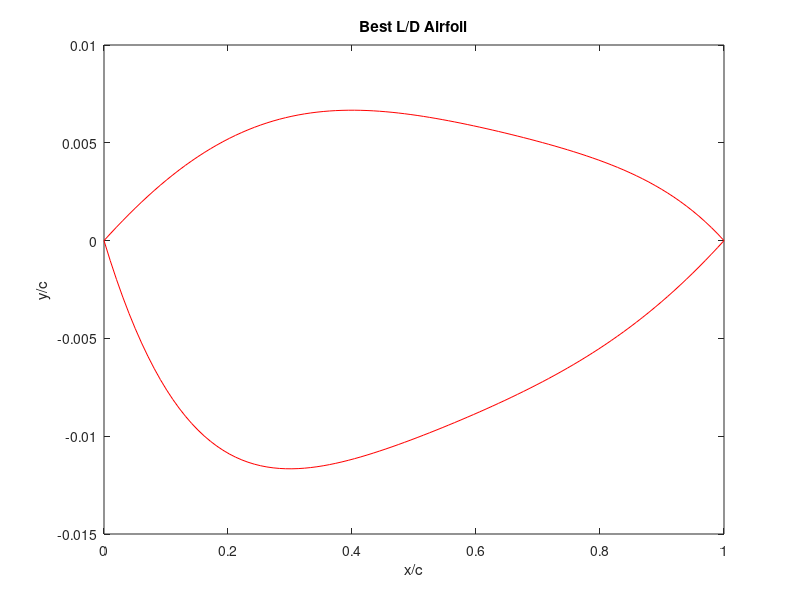
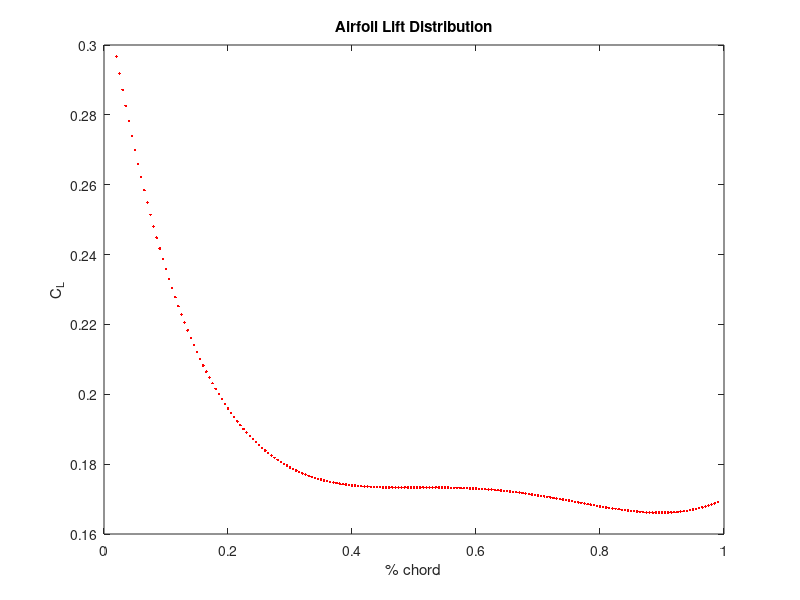

Reproduce these figures in MATLAB, in order.
% =============================================================================
% AIRFOIL GEOMETRY + AERODYNAMIC ANALYSIS  (LABELED VERSION)
% =============================================================================
% Purpose:
%   1) Fit polynomial airfoil surfaces from LE radius, crest location, and TE slopes.
%   2) Compute section pressures, lift, and drag (subsonic thin-airfoil +
%      Prandtl-Glauert, or supersonic shock-expansion).
%   3) Sweep crest geometry to maximize L/D.
%   4) Check turbulent separation with Stratford's criterion (s_A vs s_B).
%
% Notes:
%   - Subsonic branch: M < 1.  Supersonic branch: M >= 1.
% =============================================================================

clc
clear
close all

%% ======================== 1. MISSION / FLOW INPUTS ========================
C_L=.1095;                      % 3-D lift coefficient target
sweep=.9599;        % wing sweep [deg then rad]; last value used
e=.7567;                      % Oswald efficiency
AR=1.7;                   % aspect ratio
C_d_0=.012;                        % profile / parasite Cd
Cd_p_fus=.002;                      % fuselage parasite Cd
i_max=200;                          % chordwise stations for force integration (make sure this ends in a zero)
xx_max=200;                         % stations for thin-airfoil integrals
y=1.4;                              % gamma (ratio of specific heats)
M=2;                  % Freestream Mach; first value used
a_inf=343;                          % Freestream air speed of sound
mu=1.789E-5;                        % Freestream air dynamic viscosity
rho=.3;              % Freestream air density 
T_inf=300;                          % Freestream air temperature
p_inf=.2*101300;                    % Freestream air pressure
Cp=1005;                            % Specific heat of air
c_root=27.66;                       % Root chord length
R=287.05;                           % Gas constant for air
%% ======================== 2. AIRFOIL GEOMETRY CONTROLS ========================
%note: the inputs below represent dimensions relative to the chord length (x/c)
r_le = 0.04;                        % Wing leading-edge radius / chord
theta_le_u = 2*pi/180;3*pi/180;     % Upper surface leading edge angle
theta_te_u = -2*pi/180;-2*pi/180;   % Upper surface trailing edge angle
theta_le_l = -6*pi/180;-3*pi/180;   % Lower surface leading edge angle
theta_te_l = 2*pi/180;2*pi/180;     % Lower surface trailing edge angle

x_crest_u_min=0.25;                 %Lower bound best L/D max airfoil thickness x location (upper surface)
x_crest_u_max=0.4;                  %Upper bound best L/D max airfoil thickness x location (upper surface)
y_crest_u_min=0.005;                %Lower bound best L/D max airfoil thickness y location (upper surface) 
y_crest_u_max=.01;                  %Upper bound best L/D max airfoil thickness y location (upper surface)
x_crest_l_min=0.25;                 %Lower bound best L/D max airfoil thickness x location (lower surface)
x_crest_l_max=0.4;                  %Upper bound best L/D max airfoil thickness x location (lower surface)
y_crest_l_min=-0.005;               %Lower bound best L/D max airfoil thickness y location (lower surface)
y_crest_l_max=-.015;                 %Upper bound best L/D max airfoil thickness y location (lower surface)

%% ============================= For loop iteration parameters ======================== %%
N=20;                               % upper and lower surface iteration number for Prandtl-Meyer / shock relations
xxxx_max=15;                        % upper section iteration number for Prandtl-Meyer / shock relations
xxxxx_max=20;                       % lower section iteration number for Prandtl-Meyer / shock relations
xxxxxxx_max=15;                     % lower section iteration number for Prandtl-Meyer / shock relations
pp_max=3;                           % iteration number controlling x_crest_l
nn_max=3;                           % iteration number controlling y_crest_l
p_max=3;                            % iteration number controlling x_crest_u
n_max=3;                            % iteration number controlling y_crest_u


v_inf=1;                            % nondimensional freestream speed
dx=1/i_max;

%% ======================== 3. CREST-GEOMETRY SEARCH LOOPS ========================
% Nested brute-force sweep of lower/upper crest (x,y) to maximize L/D.
% Loop order:  pp = x_crest_l , nn = y_crest_l , p = x_crest_u , n = y_crest_u
for pp=2:pp_max+2
x_crest_l=(x_crest_l_max-x_crest_l_min)*(pp-2)/pp_max+x_crest_l_min;    
% x_crest_l = .4;
for nn=2:nn_max+2
y_crest_u = .2;
y_crest_l=(y_crest_l_max-y_crest_l_min)*(nn-2)/nn_max+y_crest_l_min;
% y_crest_l=-.01;
for p=2:p_max+2
x_crest_u=(x_crest_u_max-x_crest_u_min)*(p-2)/p_max+x_crest_u_min;
% x_crest_u=.4;
for n=2:n_max+2
y_crest_u=(y_crest_u_max-y_crest_u_min)*(n-2)/n_max+y_crest_u_min;
% y_crest_u=.1;


%% ======================== 4. FIT POLYNOMIAL AIRFOIL SURFACES ========================
% Subsonic (M<1):  y = a1*x^(1/2) + a2*x + a3*x^2 + a4*x^3 + a5*x^4
%   a1 = +/-sqrt(2*r_le) enforces leading-edge radius.
%   Remaining coeffs match crest height, crest slope=0, TE height=0, TE slope.
% Supersonic (M>=1):  ordinary polynomial y = a1*x + ... + a5*x^5
%   (no square-root LE term; LE and TE slopes imposed directly).
if M<1

a1_u = sqrt(2*r_le);                % upper-surface LE radius term

% Matrix for unknowns [a2_u a3_u a4_u a5_u a6_u]'
M_u = [x_crest_u^(1), x_crest_u^(2), x_crest_u^(3), x_crest_u^(4);

    1, (2)*x_crest_u^(1), (3)*x_crest_u^(2), (4)*x_crest_u^(3);

    1, 1, 1, 1;
    
    1, 2, 3, 4];

MM_u = [y_crest_u - a1_u*sqrt(x_crest_u); -(1/2)*a1_u*x_crest_u^(-1/2); -a1_u; tan(theta_te_u) - (1/2)*a1_u];

% Solve
A_u = M_u \ MM_u;

a2_u = A_u(1);
a3_u = A_u(2);
a4_u = A_u(3);
a5_u = A_u(4);

% LOWER SURFACE

a1_l = -sqrt(2*r_le);

% Matrix for unknowns [a2_l a3_l a4_l a5_l]'
M_l = [x_crest_l^(1), x_crest_l^(2), x_crest_l^(3), x_crest_l^(4);

1, (2)*x_crest_l^(1), (3)*x_crest_l^(2), (4)*x_crest_l^(3);

1, 1, 1, 1;
    
1, 2, 3, 4];

MM_l = [y_crest_l - a1_l*sqrt(x_crest_l); -(1/2)*a1_l*x_crest_l^(-1/2); -a1_l; tan(theta_te_l) - (1/2)*a1_l];

% Solve
A_l = M_l \ MM_l;

a2_l = A_l(1);
a3_l = A_l(2);
a4_l = A_l(3);
a5_l = A_l(4);

else

% Matrix for unknowns [a2_u a3_u a4_u a5_u a6_u]'
M_u = [x_crest_u^(1), x_crest_u^(2), x_crest_u^(3), x_crest_u^(4), x_crest_u^(5);

1, (2)*x_crest_u^(1), (3)*x_crest_u^(2),(4)*x_crest_u^(3), (5)*x_crest_u^(4);

    1, 1, 1, 1, 1;
    
    1, 2, 3, 4, 5;
    
    1,0,0,0,0];

MM_u = [y_crest_u; 0; 0; tan(theta_te_u); tan(theta_le_u)];

% Solve
A_u = M_u \ MM_u;

a1_u = A_u(1);
a2_u = A_u(2);
a3_u = A_u(3);
a4_u = A_u(4);
a5_u = A_u(5);
% LOWER SURFACE

% Matrix for unknowns [a2_l a3_l a4_l a5_l]'
M_l = [ x_crest_l^(1), x_crest_l^(2), x_crest_l^(3), x_crest_l^(4), x_crest_l^(5);

    1, (2)*x_crest_l^(1), (3)*x_crest_l^(2), (4)*x_crest_l^(3), (5)*x_crest_l^(4);

    1, 1, 1, 1, 1;
    
    1, 2, 3, 4, 5;
    
    1, 0, 0, 0, 0];

MM_l = [ y_crest_l; 0; 0; tan(theta_te_l); tan(theta_le_l)];

% Solve
A_l = M_l \ MM_l;

a1_l = A_l(1);
a2_l = A_l(2);
a3_l = A_l(3);
a4_l = A_l(4);
a5_l = A_l(5);

end
    
%% ======================== 5. CHORDWISE INTEGRATION SETUP ========================
D_u=0;                              % running upper-surface "drag" integral (axial)
D_l=0;
L_u=0;                              % running upper-surface "lift" integral (normal)
L_l=0;
r(1)=0;
dx_i=1/i_max;
ppp=0;
v_n(1)=0;
p_u(1)=p_inf*(1+((y-1)/2)*M^2)^(y/(y-1));
p_u_B(1)=p_inf*(1+((y-1)/2)*M^2)^(y/(y-1));
% p_u_B(1)=p_inf;
Cpp(1)=1;
for i=2:(i_max-.01*i_max)
x_i(i)=1/i_max*(i-1)+.01;
% aoa=(aoa_high-aoa_low)/i_max*(i-2)+aoa_low;

%% ----- 5a. SUBSONIC BRANCH: thin-airfoil theory + Cp -----
if M<1
dx_xx=1/xx_max;
sum_u(1)=0;
sum_l(1)=0;
theta(1)=0;
sum2=0;
sum3=0;
sum4=0;
u(1)=0;
l(1)=0;
sum5(1)=0;
x(1)=0;
for xx=2:xx_max
x(xx)=1/xx_max*(xx-1);
u(xx)=a1_u*x(xx)^(1/2)+a2_u*x(xx)^(1)+a3_u*x(xx)^(2)+a4_u*x(xx)^(3)+a5_u*x(xx)^(4);
s_u(xx)=0.5*a1_u*x(xx).^(-1/2) + 1*a2_u*x(xx).^(0) + 2*a3_u*x(xx).^(1) + 3*a4_u*x(xx).^(2) + 4*a5_u*x(xx).^(3);
l(xx)=a1_l*x(xx).^(1/2)+a2_l*x(xx).^(1)+a3_l*x(xx).^(2)+a4_l*x(xx).^(3)+a5_l*x(xx).^(4);
s_l(xx)=0.5*a1_l*x(xx).^(-1/2)+1*a2_l*x(xx)^(0)+2*a3_l*x(xx)^(1)+3*a4_l*x(xx)^(2)+4*a5_l*x(xx)^(3);
s_camber(xx)=((u(xx)+l(xx))/2-(u(xx-1)+l(xx-1))/2)/dx_xx;
s_camber(xx) = 0.5*(s_u(xx) + s_l(xx));

theta(xx)=acos(1-2*x(xx));
d_theta=(theta(xx)-theta(xx-1));

dy2=s_camber(xx)*d_theta;
sum2=dy2+sum2;
dy3=s_camber(xx)*cos(theta(xx))*d_theta;
sum3=dy3+sum3;
dy4=s_camber(xx)*cos(2*theta(xx))*d_theta;
sum4=dy4+sum4;

% Thin-airfoil Fourier coefficients from camber-line slope
A1=2/pi*sum3;
A2=2/pi*sum4;
aoa_L0=1/pi*sum2-A1/2;              % zero-lift angle
L_s_2d = 4/(1-M^2)^0.5;             % 2-D lift slope with Prandtl-Glauert
L_s_3d=L_s_2d/(1+L_s_2d/(pi*AR*e)); % 3-D lift slope
aoa=C_L/L_s_3d+aoa_L0;              % geometric AoA needed for target CL
A0=aoa-1/pi*sum2;
A0=C_L/L_s_3d-A1/2;                 % A0 overwritten to match target CL

if xx<xx_max
x_q(xx)=x(xx);
s_u_q(xx)=0.5*a1_u*x_q(xx).^(-1/2) + 1*a2_u*x_q(xx).^(0) + 2*a3_u*x_q(xx).^(1) + 3*a4_u*x_q(xx).^(2) + 4*a5_u*x_q(xx).^(3);
s_l_q(xx)=0.5*a1_l*x_q(xx).^(-1/2)+1*a2_l*x_q(xx)^(0)+2*a3_l*x_q(xx)^(1)+3*a4_l*x_q(xx)^(2)+4*a5_l*x_q(xx)^(3);
s_camber_q(xx) = 0.5*(s_u_q(xx) + s_l_q(xx));

s_t_u(xx)=(s_u_q(xx)-s_camber_q(xx));
q_u(xx)=v_inf*s_t_u(xx);

if x_i(i)==x_q(xx)
dsum5(xx)=0;
else
dsum5(xx)=(q_u(xx)/(x_i(i)-x_q(xx)))*dx_xx;
end

sum5(xx)=dsum5(xx)+sum5(xx-1);
end

end

uu(i)=a1_u*x_i(i)^(1/2)+a2_u*x_i(i)^(1)+a3_u*x_i(i)^(2)+a4_u*x_i(i)^(3)+a5_u*x_i(i)^(4);
ll(i)=a1_l*x_i(i).^(1/2)+a2_l*x_i(i).^(1)+a3_l*x_i(i).^(2)+a4_l*x_i(i).^(3)+a5_l*x_i(i).^(4);
s_u(i)=0.5*a1_u*x_i(i).^(-1/2) + 1*a2_u*x_i(i).^(0) + 2*a3_u*x_i(i).^(1) + 3*a4_u*x_i(i).^(2) + 4*a5_u*x_i(i).^(3);
s_l(i)=0.5*a1_l*x_i(i).^(-1/2)+1*a2_l*x_i(i)^(0)+2*a3_l*x_i(i)^(1)+3*a4_l*x_i(i)^(2)+4*a5_l*x_i(i)^(3);
s_camber_i(i) = 0.5*(s_u(i) + s_l(i));

theta_B(i)=acos(1-2*x_i(i));
% Vortex-sheet strength (thin-airfoil theory)
gamma = 2*v_inf*( A0*(1+cos(theta_B(i)))/sin(theta_B(i)) + A1*sin(theta_B(i)) + A2*sin(2*theta_B(i)) );
v_u(i)=v_inf+gamma/2;               % upper-surface edge speed

gamma_air = y;                      % 1.4
V_ratio_u = v_u(i) / v_inf;
T_ratio_u = 1 + 0.5*(gamma_air-1)*M^2*(1 - V_ratio_u^2);

% Vacuum / max-speed limiter (T cannot go negative)
if T_ratio_u < 1e-8
    T_ratio_u = 1e-8;
end

p_ratio_u = T_ratio_u^(gamma_air/(gamma_air-1));
Cp_u(i) = (2/(gamma_air*M^2)) * (p_ratio_u - 1);
Re_x=rho*M*a_inf*x_i(i)*c_root/mu;
slope(i)=s_u(i)-aoa;
Cp_u_min_0=1-(1+aoa/(2*r_le)^.5)^2;
Cp_u_min_0=1-(4*aoa^2/(r_le+aoa^2));
Cp_u_min=Cp_u_min_0/(1-M^2)^.5;

T_0 = T_inf*(1+(y-1)/2*M^2);
V_max_B = sqrt(2*Cp*T_0);
Cp_u_min_limit = 1-(V_max_B/(M*a_inf))^2;

aff=4*r_le;

if Cp_u_min>Cp_u(i) && Cp_u_min<0 && x_i(i)<.04
Cp_u(i)=Cp_u_min;
end

Cd_u_B=1;.03667;
theta_C=atan(s_u(i))-aoa;
Cp_u_3(i)=2*(sin(theta_C))*abs(sin(theta_C));
Cp_u_3(i)=2*(sin(theta_C))/(1-M^2)^.5;
p0 = p_inf*(1+(y-1)/2*M^2)^(y/(y-1));
Cp_u_3(i)=(p0-p_inf)*sin(theta_C)/(.5*y*p_inf*M^2);
p_u_C(i)=(Cp_u_3(i)+p_inf/(.5*rho*(M*a_inf)^2))*(.5*rho*(M*a_inf)^2);

dD_u(i)=(Cp_u(i))*s_u(i)*dx;
dL_u(i)=-(Cp_u(i))*dx;
D_u=dD_u(i)+D_u;
L_u=dL_u(i)+L_u;
r(i)=(L_u)/(D_u);

v_l(i)=v_inf-gamma/2;

theta_D=atan(-s_l(i))+aoa;
p0 = p_inf*(1+(y-1)/2*M^2)^(y/(y-1));
Cp_l_3(i)=(p0-p_inf)*sin(theta_D)/(.5*y*p_inf*M^2);
p_u_D(i)=(Cp_l_3(i)+p_inf/(.5*rho*(M*a_inf)^2))*(.5*rho*(M*a_inf)^2);

V_ratio_l = v_l(i) / v_inf;
T_ratio_l = 1 + 0.5*(gamma_air-1)*M^2*(1 - V_ratio_l^2);
if T_ratio_l < 1e-8
    T_ratio_l = 1e-8;
end
p_ratio_l = T_ratio_l^(gamma_air/(gamma_air-1));
Cp_l(i) = (2/(gamma_air*M^2)) * (p_ratio_l - 1);
dD_l(i)=-Cp_l(i)*s_l(i)*dx;
dL_l(i)=Cp_l(i)*dx;
D_l=dD_l(i)+D_l;
L_l=dL_l(i)+L_l;
r_l(i)=(L_l)/(D_l);

D_u_true(i)=(L_u)*sin(aoa)+(D_u)*cos(aoa);
L_u_true(i)=(L_u)*cos(aoa)-(D_u)*sin(aoa);
r_u_true(i)=L_u_true(i)/D_u_true(i);
D_l_true(i)=(L_l)*sin(aoa)+(D_l)*cos(aoa);
L_l_true(i)=(L_l)*cos(aoa)-(D_l)*sin(aoa);
C_l(i)=(L_u_true(i)+L_l_true(i));
Cd_i=C_L^2/(pi*AR*e);
Cd_p=C_d_0;
r_i(i)=(L_u_true(i)+L_l_true(i))/(D_u_true(i)+D_l_true(i)+Cd_i+Cd_p+Cd_p_fus);

p_u(i)=(Cp_u(i)+p_inf/(.5*y*p_inf*(M)^2))*(.5*y*p_inf*(M)^2);
p_min(i)=(Cp_u(i)+Cp_u_3(i)+p_inf/(.5*rho*(M*a_inf)^2))*(.5*rho*(M*a_inf)^2);  
p_u_ii(i)=p_u(i)+(p_u_C(i)-p_inf);
p_u_iii(i)=p_u(i);
% p_min_min(i)=min(p_u_ii(2:end));
p_min_min(i)=min(p_u(2:end));
Cp_min(i)=min(Cp_u+Cp_u_3);

% --- Local Mach number ---
M_local = sqrt((2/(y-1)) * ((1 + ((y-1)/2)*M^2) * ((y*M^2/2)*Cp_u(i) + 1)^(-(y-1)/y) - 1 ) );
% --- Local temperature from isentropic relation ---
T_local = T_inf *(1 + ((y-1)/2)*M^2) / (1 + ((y-1)/2)*M_local^2);
% --- Local speed of sound ---
a_local = sqrt(y*R*T_local);
% --- Local velocity ---
V_local(i) = M_local*a_local;
% --- freestream speed of sound ---
a = sqrt(y*R*T_inf);
% --- Freestream velocity ---
V_inf = M*a;

if p_u_iii(i)==p_min_min(i)
iii=i;
sum6(iii-1)=0;
end

if i<=iii
dsum6(i)=(V_local(i)/V_local(iii))^3*c_root*dx;
sum6(i)=dsum6(i)+sum6(i-1);
else
x_p(i)=sum6(iii)+(x_i(i)-x_i(iii))*c_root;
Re_p=V_local(iii)*x_p(i)/mu;
Cpp(i)=1-(V_local(i)/V_local(iii))^2;
dCpp(i)=Cpp(i)-Cpp(i-1);
if dCpp(i)<0
   dCpp(i)=0;
end
s_A(i)=Cpp(i)*(x_p(i)*dCpp(i)/(c_root*dx))^.5;
s_B(i)=.39*(Re_p/10^6)^.1;
end

else
    
    
%% ----- 5b. SUPERSONIC BRANCH: shock-expansion marching -----
L_s_2d=4/(M^2-1)^.5;                % Ackeret 2-D lift slope
L_s_3d=L_s_2d/(1+L_s_2d/(pi*AR*e));
aoa=C_L/L_s_3d;
   
uu(i)=a1_u*x_i(i)^(1)+a2_u*x_i(i)^(2)+a3_u*x_i(i)^(3)+a4_u*x_i(i)^(4)+a5_u*x_i(i)^(5);
ll(i)=a1_l*x_i(i).^(1)+a2_l*x_i(i).^(2)+a3_l*x_i(i).^(3)+a4_l*x_i(i).^(4)+a5_l*x_i(i).^(5);
s_u(i)=a1_u + 2*a2_u*x_i(i).^(1) + 3*a3_u*x_i(i).^(2) + 4*a4_u*x_i(i)^(3) + 5*a5_u*x_i(i).^(4);
s_l(i)=a1_l+2*a2_l*x_i(i)^(1)+3*a3_l*x_i(i)^(2)+4*a4_l*x_i(i)^(3)+5*a5_l*x_i(i)^(4);

Bi=45;
M1=M;
beta_low=0;
beta_high=pi/2;                     % shock-angle search bounds

ct=dx_i;
if i==2

if theta_le_u-aoa>0

beta_sh_u=(beta_low+beta_high)/2;
for xxxx=2:xxxx_max

% Oblique-shock theta-beta-M relation (upper LE)
wing_angle_u=atan(2*cot(beta_sh_u)*(M^2*(sin(beta_sh_u))^2-1)/(M^2*(y+cos(2*beta_sh_u))+2));

if wing_angle_u<(theta_le_u-aoa)
    beta_sh_u=beta_sh_u+(beta_high-beta_low)/2^xxxx;
else
    beta_sh_u=beta_sh_u-(beta_high-beta_low)/2^xxxx;
end

end

Mn1u = M*sin(beta_sh_u);
Mn2u = sqrt((1+((y-1)/2)*Mn1u^2) / (y*Mn1u^2-(y-1)/2));
M2u = Mn2u/sin(beta_sh_u-(theta_le_u-aoa));
M2u = Mn2u/cos(pi/2-beta_sh_u-aoa+theta_le_u);
vM2=((atan((((M2u^2)-1)*((y-1)/(y+1)))^0.5)*(((y+1)/(y-1))^0.5))-(atan(((M2u^2)-1)^0.5)));

else
        
theta_A=theta_le_u-aoa; 
vM1=((atan((((M^2)-1)*((y-1)/(y+1)))^0.5)*(((y+1)/(y-1))^0.5))-(atan(((M^2)-1)^0.5)));
vM2(i)=-theta_A+vM1;
M2u=2*M/2; % M3 initial condition set to a very high value
M2f=2*M; % fixed M3 initial condition reduced in the for loop

for iiiiii = 2:N
    
    vM2i(i)=((atan((((M2u^2)-1)*((y-1)/(y+1)))^0.5)*(((y+1)/(y-1))^0.5))-(atan(((M2u^2)-1)^0.5)));
    
    if vM2i(i)>vM2(i)
        M2u=M2u-(M2f/(2^iiiiii));
    else
        M2u=M2u+(M2f/(2^iiiiii));
    end
   
end

M2u=M2u;

vM2=((atan((((M2u^2)-1)*((y-1)/(y+1)))^0.5)*(((y+1)/(y-1))^0.5))-(atan(((M2u^2)-1)^0.5)));

end
    
T01= T_inf*(1+(y-1)/2*M^2);
p01dp1u=(((y-1)/2)*(M^2)+1)^(y/(y-1));
p02dp2u=(((y-1)/2)*(M2u^2)+1)^(y/(y-1));

if theta_te_u-aoa>0
Mn1u = M*sin(beta_sh_u);
p02dp01 = (((y+1)*Mn1u^2)/((y-1)*Mn1u^2+2))^(y/(y-1))*((y+1)/(2*y*Mn1u^2-(y-1)))^(1/(y-1));
else
p02dp01=1;
end

p02 = p02dp01*p01dp1u;
p2u(i)=p02dp01/p02dp2u*p01dp1u;

Cpu1=(p2u(i)-1)/(.5*y*(M1^2));
Cnu1=-Cpu1*ct;
Cau1=Cpu1*s_u(2)*ct;

else

M3(2)=M2u;

% top right surface
theta_1=atan(s_u(i-1));
theta_2=atan(s_u(i));
theta_u(i)=theta_2-theta_1;

if theta_u(i)>0   
beta_sh_u_3=(beta_low+beta_high)/2;
for xxxx=2:xxxx_max

% --- Oblique-shock theta-beta-M relation ---
wing_angle_3_u=atan(2*cot(beta_sh_u_3)*(M^2*(sin(beta_sh_u_3))^2-1)/(M^2*(y+cos(2*beta_sh_u_3))+2));

if wing_angle_3_u<theta_u(i)
    beta_sh_u_3=beta_sh_u_3+(beta_high-beta_low)/2^xxxx;
else
    beta_sh_u_3=beta_sh_u_3-(beta_high-beta_low)/2^xxxx;
end

end

Mn2u3 = M3(i-1)*sin(beta_sh_u_3);
Mn3u = sqrt((1+((y-1)/2)*Mn2u3^2) / (y*Mn2u3^2-(y-1)/2));
M3(i) = Mn2u3/cos(pi/2-beta_sh_u_3+theta_u(i));
vM3(i)=((atan((((M3(i)^2)-1)*((y-1)/(y+1)))^0.5)*(((y+1)/(y-1))^0.5))-(atan(((M3(i)^2)-1)^0.5)));
p02dp2u3=(((y-1)/2)*(M3(i-1)^2)+1)^(y/(y-1));
p03dp3u=(((y-1)/2)*(M3(i)^2)+1)^(y/(y-1));
p02dp01 = (((y+1)*Mn2u3^2)/((y-1)*Mn2u3^2+2))^(y/(y-1))*((y+1)/(2*y*Mn2u3^2-(y-1)))^(1/(y-1));
p03(i) = p02dp01*p02dp2u3;
p3u(i)=p03(i)/p03dp3u;
       
else
      
p03(2)=p02;    
vM3(2)=vM2;
vM3(i)=-theta_u(i)+vM3(i-1);
M3i=2*M1/2; % M3 initial condition set to a very high value
M3f=2*M1; % fixed M3 initial condition reduced in the for loop

for iiiiii = 2:N
    
    vM3i(i)=((atan((((M3i^2)-1)*((y-1)/(y+1)))^0.5)*(((y+1)/(y-1))^0.5))-...
        (atan(((M3i^2)-1)^0.5)));
    
    if vM3i(i)>vM3(i)
        M3i=M3i-(M3f/(2^iiiiii));
    else
        M3i=M3i+(M3f/(2^iiiiii));
    end
   
end

M3(i)=M3i;

p01dp1u=(((y-1)/2)*(M1^2)+1)^(y/(y-1));
p03dp3u=(((y-1)/2)*(M3(i)^2)+1)^(y/(y-1));
p03(i)=p03(i-1);
p3u(i)=p03(i)/p03dp3u;

end

Cpu2(i)=(p3u(i)-1)/(.5*y*(M1^2));
Cnu2(i)=-Cpu2(i)*ct;
Cau2(i)=Cpu2(i)*s_u(i)*ct;

end

ct=dx_i;

if i==2

if -theta_le_l+aoa>0    
beta_sh_l=(beta_low+beta_high)/2;
for xxxxx=2:xxxxx_max

% --- Oblique-shock theta-beta-M relation ---
wing_angle_l=atan(2*cot(beta_sh_l)*(M^2*(sin(beta_sh_l))^2-1)/(M^2*(y+cos(2*beta_sh_l))+2));

if wing_angle_l<(-theta_le_l+aoa)
    beta_sh_l=beta_sh_l+(beta_high-beta_low)/2^xxxxx;
else
    beta_sh_l=beta_sh_l-(beta_high-beta_low)/2^xxxxx;
end

end

Mn1l = M*sin(beta_sh_l);
Mn2l = sqrt((1+((y-1)/2)*Mn1l^2) / (y*Mn1l^2-(y-1)/2));
M2l = Mn2l/sin(beta_sh_l-(-theta_le_l+aoa));
M2l = Mn2l/cos(pi/2-beta_sh_l+aoa-theta_le_l);
vM2l=((atan((((M2l^2)-1)*((y-1)/(y+1)))^0.5)*(((y+1)/(y-1))^0.5))-(atan(((M2l^2)-1)^0.5)));

else

theta_Al=-theta_le_l+aoa; 
vM1l=((atan((((M^2)-1)*((y-1)/(y+1)))^0.5)*(((y+1)/(y-1))^0.5))-(atan(((M^2)-1)^0.5)));
vM2l(i)=-theta_Al+vM1l;      
M2l=2*M/2; % M3 initial condition set to a very high value
M2f=2*M; % fixed M3 initial condition reduced in the for loop

for iiiiii = 2:N   
    vM2il(i)=((atan((((M2l^2)-1)*((y-1)/(y+1)))^0.5)*(((y+1)/(y-1))^0.5))-(atan(((M2l^2)-1)^0.5)));  
    if vM2il(i)>vM2l(i)
        M2l=M2l-(M2f/(2^iiiiii));
    else
        M2l=M2l+(M2f/(2^iiiiii));
    end   
end

M2l=M2l;

vM2l=((atan((((M2l^2)-1)*((y-1)/(y+1)))^0.5)*(((y+1)/(y-1))^0.5))-(atan(((M2l^2)-1)^0.5)));
end

T01= T_inf*(1+(y-1)/2*M^2);
p01dp1l=(((y-1)/2)*(M^2)+1)^(y/(y-1));
p02dp2l=(((y-1)/2)*(M2l^2)+1)^(y/(y-1));

if -theta_le_l+aoa>0
Mn1l = M*sin(beta_sh_l);
p02dp01l = (((y+1)*Mn1l^2)/((y-1)*Mn1l^2+2))^(y/(y-1))*((y+1)/(2*y*Mn1l^2-(y-1)))^(1/(y-1));
else
p02dp01l=1;
end

p02l = p02dp01l*p01dp1l;
p2l(i)=p02dp01l/p02dp2l*p01dp1l;

Cpl1=(p2l(i)-1)/(.5*y*(M1^2));
Cnl1=Cpl1*ct;
Cal1=-Cpl1*s_l(2)*ct;

else
      
M3l(2)=M2l;       
theta_1_l(i)=atan(s_l(i-1));
theta_2_l(i)=atan(s_l(i));
theta_l(i)=theta_2_l(i)-theta_1_l(i);   
       
if theta_l(i)<0   
beta_sh_l_3=(beta_low+beta_high)/2;
for xxxxxxx=2:xxxxxxx_max

% --- Oblique-shock theta-beta-M relation ---
wing_angle_3_l=atan(2*cot(beta_sh_l_3)*(M^2*(sin(beta_sh_l_3))^2-1)/(M^2*(y+cos(2*beta_sh_l_3))+2));

if wing_angle_3_l<-theta_l(i)
    beta_sh_l_3=beta_sh_l_3+(beta_high-beta_low)/2^xxxxxxx;
else
    beta_sh_l_3=beta_sh_l_3-(beta_high-beta_low)/2^xxxxxxx;
end

end

Mn2l3 = M3l(i-1)*sin(beta_sh_l_3);
Mn3l = sqrt((1+((y-1)/2)*Mn2l3^2) / (y*Mn2l3^2-(y-1)/2));
M3l(i) = Mn2l3/cos(pi/2-beta_sh_l_3-theta_l(i));
vM3l(i)=((atan((((M3l(i)^2)-1)*((y-1)/(y+1)))^0.5)*(((y+1)/(y-1))^0.5))-(atan(((M3l(i)^2)-1)^0.5)));
Mn3u = sqrt((1+((y-1)/2)*Mn2l3^2) / (y*Mn2l3^2-(y-1)/2));
p02dp2l3=(((y-1)/2)*(M3l(i-1)^2)+1)^(y/(y-1));
p03dp3l=(((y-1)/2)*(M3l(i)^2)+1)^(y/(y-1));
p02dp01l = (((y+1)*Mn2l3^2)/((y-1)*Mn2l3^2+2))^(y/(y-1))*((y+1)/(2*y*Mn2l3^2-(y-1)))^(1/(y-1));
p03l(i) = p02dp01l*p02dp2l3;
p3l(i)=p03l(i)/p03dp3l;
   
else    
    
vM3l(2)=vM2l;
vM3l(i)=theta_l(i)+vM3l(i-1);
M3i=10*M1/2; % M3 initial condition set to a very high value
M3f=10*M1; % fixed M3 initial condition reduced in the for loop


for iiiiii = 2:N
    
    vM3il(i)=((atan((((M3i^2)-1)*((y-1)/(y+1)))^0.5)*(((y+1)/(y-1))^0.5))-...
        (atan(((M3i^2)-1)^0.5)));
    
    if vM3il(i)>vM3l(i)
        M3i=M3i-(M3f/(2^iiiiii));
    else
        M3i=M3i+(M3f/(2^iiiiii));
    end
    
end

M3l(i)=M3i;
p03dp3l=(((y-1)/2)*(M3l(i)^2)+1)^(y/(y-1));
p3l(i)=p02l/p03dp3l;

end

Cpl2(i)=(p3l(i)-1)/(.5*y*(M1^2));
Cnl2(i)=Cpl2(i)*ct;
Cal2(i)=-Cpl2(i)*s_l(i)*ct;

Cn_B(1)=Cnu1+Cnl1;
Ca_B(1)=Cau1+Cal1;

Cn_B(i)=Cnu2(i)+Cnl2(i);
Ca_B(i)=Cau2(i)+Cal2(i);

Cl_B(i)=(Cn_B(i)*cos(aoa))-(Ca_B(i)*sin(aoa));
Cd_B(i)=(Cn_B(i)*sin(aoa))+(Ca_B(i)*cos(aoa));

end

% Integrate normal/axial force coefficients over the airfoil and rotate to lift/drag
if i>=i_max-2

Cn=Cnu1+sum(Cnu2)+Cnl1+sum(Cnl2);   % normal-force coefficient
Ca=Cau1+sum(Cau2)+Cal1+sum(Cal2);   % axial-force coefficient

Cl(i)=(Cn*cos(aoa))-(Ca*sin(aoa));
Cd=(Cn*sin(aoa))+(Ca*cos(aoa));

Cd_p=C_d_0;

Cd_i=C_L^2/(pi*AR*e);
Cd_i=0;
Cd_p=C_d_0;
Cd_p_fus=.008;

Cd_t=Cd+Cd_i+Cd_p+Cd_p_fus;

r_i(i)=Cl(i)/Cd_t;

end

end

end

%% ======================== 6. TRACK BEST L/D GEOMETRY ========================
r_j(n)=r_i(i);                      % L/D for this crest combination
r_j_max=max(r_j(2:end));

if r_j(n)==r_j_max
    r_le_j=r_le;
    x_crest_u_j=x_crest_u;
    y_crest_u_j=y_crest_u;
    x_crest_l_j=x_crest_l;
    y_crest_l_j=y_crest_l;
    aoa_j=aoa;
    a1_u_j=a1_u;
    a1_l_j=a1_l;
    a2_u_j=a2_u;
    a2_l_j=a2_l;
    a3_u_j=a3_u;
    a3_l_j=a3_l;
    a4_u_j=a4_u;
    a4_l_j=a4_l;
    a5_u_j=a5_u;
    a5_l_j=a5_l;
    if M<1
    s_A_j=s_A;
    s_B_j=s_B;
    Cl_j=dL_u;
    else
    Cl_j=Cl_B;
    end
end
    

end

r_k(p)=r_j_max;
r_k_max=max(r_k(2:end));

if r_k(p)==r_k_max
    r_le_k=r_le_j;
    x_crest_u_k=x_crest_u_j;
    y_crest_u_k=y_crest_u_j;
    x_crest_l_k=x_crest_l_j;
    y_crest_l_k=y_crest_l_j;
    aoa_k=aoa_j;
    a1_u_k=a1_u_j;
    a1_l_k=a1_l_j;
    a2_u_k=a2_u_j;
    a2_l_k=a2_l_j;
    a3_u_k=a3_u_j;
    a3_l_k=a3_l_j;
    a4_u_k=a4_u_j;
    a4_l_k=a4_l_j;
    a5_u_k=a5_u_j;
    a5_l_k=a5_l_j;
    Cl_k=Cl_j;
    if M<1
    s_A_k=s_A_j;
    s_B_k=s_B_j;
    end
end

end

r_n(nn)=r_k_max;
r_n_max=max(r_n(2:end));

if r_n(nn)==r_n_max
    r_le_n=r_le_k;
    x_crest_u_nn=x_crest_u_k;
    y_crest_u_nn=y_crest_u_k;
    x_crest_l_nn=x_crest_l_k;
    y_crest_l_nn=y_crest_l_k;
    aoa_n=aoa_k;
    a1_u_nn=a1_u_k;
    a1_l_nn=a1_l_k;
    a2_u_nn=a2_u_k;
    a2_l_nn=a2_l_k;
    a3_u_nn=a3_u_k;
    a3_l_nn=a3_l_k;
    a4_u_nn=a4_u_k;
    a4_l_nn=a4_l_k;
    a5_u_nn=a5_u_k;
    a5_l_nn=a5_l_k;
    Cl_nn=Cl_k;
    if M<1
    s_A_nn=s_A_k;
    s_B_nn=s_B_k;
    end
end

end

r_p(pp)=r_n_max;
r_p_max=max(r_p(2:end));

if r_p(pp)==r_p_max
    r_le_p=r_le_n;
    x_crest_u_p=x_crest_u_nn;
    y_crest_u_p=y_crest_u_nn;
    x_crest_l_p=x_crest_l_nn;
    y_crest_l_p=y_crest_l_nn;
    aoa_p=aoa_n;
    a1_u_pp=a1_u_nn;
    a1_l_pp=a1_l_nn;
    a2_u_pp=a2_u_nn;
    a2_l_pp=a2_l_nn;
    a3_u_pp=a3_u_nn;
    a3_l_pp=a3_l_nn;
    a4_u_pp=a4_u_nn;
    a4_l_pp=a4_l_nn;
    a5_u_pp=a5_u_nn;
    a5_l_pp=a5_l_nn;
    Cl_pp=Cl_nn;
    if M<1
    s_A_pp=s_A_nn;
    s_B_pp=s_B_nn;
    end
end

end

%% ======================== 7. STRATFORD RESULT + FINAL GEOMETRY ========================
if M<1
    
diff_s=s_A_pp-s_B_pp;               % LHS - RHS of Stratford criterion
max_diff_s=max(real(diff_s(iii:end)));  % only check aft of upper crest

if max_diff_s>0
    fprintf('flow separation\n')    % s_A > s_B  =>  recovery too steep
else
    fprintf('no flow separation\n')
end

end

aoa_final=aoa_p;

r_final=r_p_max;

fprintf('aoa=%f\nx_crest_u=%f\ny_crest_u=%f\n',aoa_final,x_crest_u_p,y_crest_u_p)

fprintf('x_crest_l=%f\ny_crest_l=%f\nL/D=%f\n',x_crest_l_p,y_crest_l_p,r_final)

if M<1
x=linspace(0,1,100);
u_final=a1_u_pp*x.^(1/2)+a2_u_pp*x.^(1)+a3_u_pp*x.^(2)+a4_u_pp*x.^(3)+a5_u_pp*x.^(4);
l_final=a1_l_pp*x.^(1/2)+a2_l_pp*x.^(1)+a3_l_pp*x.^(2)+a4_l_pp*x.^(3)+a5_l_pp*x.^(4);
else
x=linspace(0,1,100);
u_final=a1_u_pp*x.^(1)+a2_u_pp*x.^(2)+a3_u_pp*x.^(3)+a4_u_pp*x.^(4)+a5_u_pp*x.^(5);
l_final=a1_l_pp*x.^(1)+a2_l_pp*x.^(2)+a3_l_pp*x.^(3)+a4_l_pp*x.^(4)+a5_l_pp*x.^(5);
end

plot(x,u_final,'-r')
hold on
plot(x,l_final,'-r')
xlabel('x/c')
ylabel('y/c')
title('Best L/D Airfoil')

figure(2)
plot(x_i(3:end-1),Cl_pp(3:end-1)*i_max,'.r')
xlabel('% chord')
ylabel('C_L')
title('Airfoil Lift Distribution')
